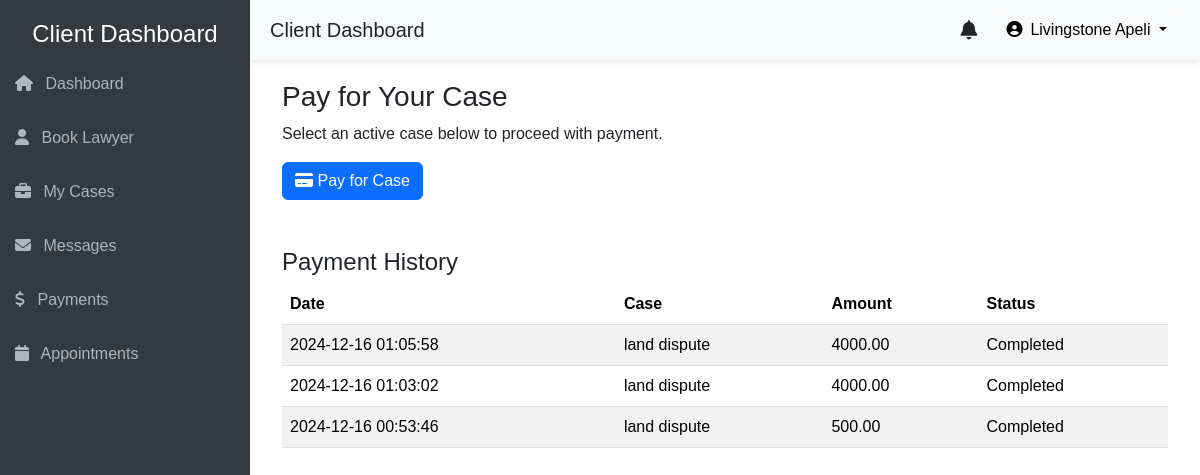
Screenshot of /clients/payments.php (signed in) with the database file from the repository.
### tables this page shows
CREATE TABLE `payments` (
  `id` int(11) NOT NULL,
  `case_id` int(11) NOT NULL,
  `user_id` int(11) NOT NULL,
  `amount` decimal(10,2) NOT NULL,
  `payment_method` varchar(50) NOT NULL,
  `payment_status` enum('Pending','Completed','Failed') NOT NULL DEFAULT 'Pending',
  `payment_date` timestamp NOT NULL DEFAULT current_timestamp(),
  `transaction_reference` varchar(255) NOT NULL
);

CREATE TABLE `cases` (
  `id` int(11) NOT NULL,
  `case_title` varchar(255) NOT NULL,
  `case_details` text NOT NULL,
  `specialization_id` int(11) NOT NULL,
  `contact_info` varchar(255) NOT NULL,
  `user_id` int(11) NOT NULL,
  `created_at` timestamp NOT NULL DEFAULT current_timestamp(),
  `status` enum('Under Review','Approved','Declined') NOT NULL DEFAULT 'Under Review'
);

### clients/payments.php (the view, shortened to what this page needs)
<?php
require_once '../includes/db_connect.php';
$client_id = $_SESSION['user_id'];
$query_history = "SELECT p.id, p.case_id, p.amount, p.payment_method, p.payment_status, p.payment_date, p.transaction_reference, c.case_title AS case_name
                  FROM payments p
                  JOIN cases c ON p.case_id = c.id
                  WHERE p.user_id = '$client_id'
                  ORDER BY p.payment_date DESC";
$result_history = $conn->query($query_history);
$payments = [];
while ($row = $result_history->fetch_assoc()) {
    $payments[] = $row;
}
?>
<!DOCTYPE html>
<html lang="en">
<head>
    <link href="https://cdn.jsdelivr.net/npm/bootstrap@5.3.2/dist/css/bootstrap.min.css" rel="stylesheet">
    <link rel="stylesheet" href="https://cdnjs.cloudflare.com/ajax/libs/font-awesome/6.4.0/css/all.min.css">
    <link rel="stylesheet" href="../css/common_dashboard.css">
</head>
<body>
    <?php include('includes/side-nav.php'); ?>
    <?php include('includes/header.php'); ?>
    <div class="main-content">
        <div class="container-fluid">
            <h3>Pay for Your Case</h3>
            <p>Select an active case below to proceed with payment.</p>
            <button type="button" class="btn btn-primary" data-bs-toggle="modal" data-bs-target="#paymentModal">
                <i class="fa fa-credit-card"></i> Pay for Case
            </button>
            <div class="mt-5">
                <h4>Payment History</h4>
                <table class="table table-striped">
                    <thead>
                        <tr>
                            <th scope="col">Date</th>
                            <th scope="col">Case</th>
                            <th scope="col">Amount</th>
                            <th scope="col">Status</th>
                        </tr>
                    </thead>
                    <tbody>
                        <?php foreach ($payments as $payment): ?>
                            <tr>
                                <td><?= $payment['payment_date']; ?></td>
                                <td><?= $payment['case_name']; ?></td>
                                <td><?= $payment['amount']; ?></td>
                                <td><?= $payment['payment_status']; ?>
                            </tr>
                        <?php endforeach; ?>
                    </tbody>
                </table>
            </div>
        </div>
    </div>
</body>
</html>

### css/common_dashboard.css (style rules this page uses)
body { font-family: Arial, sans-serif; }
.main-content { margin-left: 250px; padding: 80px 20px 20px; }

### rows the page displays
payments: payment_date "2024-12-16 01:05:58", case.case_title "land dispute", amount "4000.00", payment_status "Completed"
payments: payment_date "2024-12-16 01:03:02", case.case_title "land dispute", amount "4000.00", payment_status "Completed"
payments: payment_date "2024-12-16 00:53:46", case.case_title "land dispute", amount "500.00", payment_status "Completed"

### other values shown
$_SESSION['user_name'] "Livingstone Apeli"
